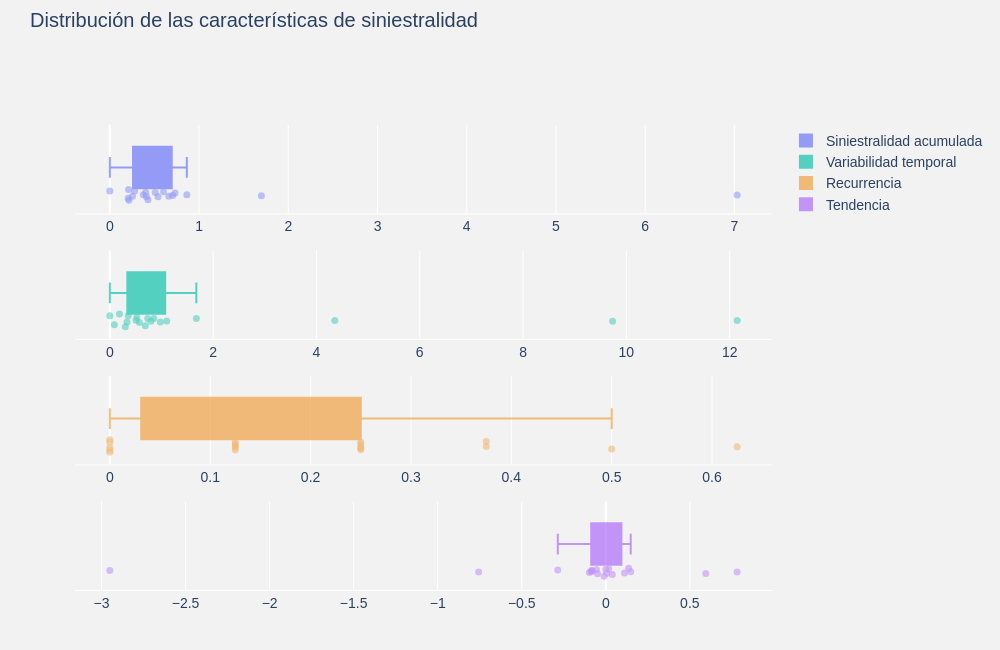

This figure's notebook cell:
### Markdown cell above
## 3.2.3. Diagnóstico multivariado

### Code cell
# --------------------------------------------------
# Distribuciones de las características
# --------------------------------------------------

import plotly.graph_objects as go
from plotly.subplots import make_subplots

# Colores fijos para cada característica
colores_caracteristicas = {
    "Siniestralidad acumulada": "#636EFA",
    "Variabilidad temporal": "#00BFA6",
    "Recurrencia": "#EF9B38",
    "Tendencia": "#AB63FA"
}

# Crear figura con cuatro filas independientes
fig = make_subplots(
    rows=4,
    cols=1,
    shared_xaxes=False,
    vertical_spacing=0.08
)

# Crear un boxplot horizontal por característica
for i, (columna, color) in enumerate(
    colores_caracteristicas.items(), start=1
):
    fig.add_trace(
        go.Box(
            x=caracteristicas[columna],
            orientation="h",
            name=columna,
            boxpoints="all",
            jitter=0.4,
            pointpos=-1.3,
            line=dict(color=color, width=2),
            marker=dict(color=color, size=7, opacity=0.6),
            fillcolor=color,
            opacity=0.65,
            showlegend=True,
            # Identificar cada tipo de embarcación
        customdata=caracteristicas.index.to_numpy().reshape(-1, 1),
        hoveron="points",
        hovertemplate="<b>Tipo:</b> %{customdata[0]}<br><b>Valor:</b> %{x:.4f}<extra></extra>"

        ),
        row=i,
        col=1
    )

# Diseño general
fig.update_layout(
    template="plotly",
    title=dict(
        text="Distribución de las características de siniestralidad",
        x=0.03,
        y=0.98,
        font=dict(size=20)
    ),
    paper_bgcolor="#F2F2F2",
    plot_bgcolor="#F2F2F2",
    font=dict(
        family="Arial",
        size=14,
        color="#2A4163"
    ),
    margin=dict(l=75, r=50, b=60, t=125),
    height=650,
    width=1000
)


# Escala y cuadrícula independiente para cada característica
fig.update_xaxes(
    matches=None,
    showgrid=True,
    gridcolor="white",
    gridwidth=1,
    zeroline=True,
    showline=True
)

fig.update_yaxes(
    showgrid=False,
    showticklabels=False,
    zeroline=True,
    title=None
)


fig.show()

### Figure 1 — Plotly figure (JSON) as saved in the notebook; plotly's stock layout.template omitted (floating-point values rounded to 4 significant figures)
{"data": [{"boxpoints": "all", "customdata": [["abastecedor"], ["atunero"], ["barcaza o chalan"], ["buque-tanque"], ["buque-tanque petrolero y productos derivados"], ["camaronero"], ["carguero a granel"], ["carguero general"], ["dragas"], ["embarcacion de investigacion"], ["escamero"], ["ferry-transbordador"], ["lancha"], ["otro tipo de embarcacion"], ["pesca multiple"], ["remolcador"], ["sardinero o anchovetero"], ["velero"], ["yate"]], "fillcolor": "#636EFA", "hoveron": "points", "hovertemplate": "<b>Tipo:</b> %{customdata[0]}<br><b>Valor:</b> %{x:.4f}<extra></extra>", "jitter": 0.4, "line": {"color": "#636EFA", "width": 2}, "marker": {"color": "#636EFA", "opacity": 0.6, "size": 7}, "name": "Siniestralidad acumulada", "opacity": 0.65, "orientation": "h", "pointpos": -1.3, "showlegend": true, "type": "box", "x": [0.2774, 0.8627, 0.2143, 7.031, 0.2045, 0.3754, 0.0, 0.2538, 1.698, 0.4096, 0.2097, 0.402, 0.5398, 0.7302, 0.7042, 0.5091, 0.6013, 0.4274, 0.6612], "xaxis": "x", "yaxis": "y"}, {"boxpoints": "all", "customdata": [["abastecedor"], ["atunero"], ["barcaza o chalan"], ["buque-tanque"], ["buque-tanque petrolero y productos derivados"], ["camaronero"], ["carguero a granel"], ["carguero general"], ["dragas"], ["embarcacion de investigacion"], ["escamero"], ["ferry-transbordador"], ["lancha"], ["otro tipo de embarcacion"], ["pesca multiple"], ["remolcador"], ["sardinero o anchovetero"], ["velero"], ["yate"]], "fillcolor": "#00BFA6", "hoveron": "points", "hovertemplate": "<b>Tipo:</b> %{customdata[0]}<br><b>Valor:</b> %{x:.4f}<extra></extra>", "jitter": 0.4, "line": {"color": "#00BFA6", "width": 2}, "marker": {"color": "#00BFA6", "opacity": 0.6, "size": 7}, "name": "Variabilidad temporal", "opacity": 0.65, "orientation": "h", "pointpos": -1.3, "showlegend": true, "type": "box", "x": [0.1863, 1.675, 0.9791, 12.14, 0.686, 0.3559, 0.0, 0.5213, 4.356, 0.5706, 0.3327, 0.2989, 0.7965, 9.734, 0.8515, 1.102, 0.7324, 0.5081, 0.0874], "xaxis": "x2", "yaxis": "y2"}, {"boxpoints": "all", "customdata": [["abastecedor"], ["atunero"], ["barcaza o chalan"], ["buque-tanque"], ["buque-tanque petrolero y productos derivados"], ["camaronero"], ["carguero a granel"], ["carguero general"], ["dragas"], ["embarcacion de investigacion"], ["escamero"], ["ferry-transbordador"], ["lancha"], ["otro tipo de embarcacion"], ["pesca multiple"], ["remolcador"], ["sardinero o anchovetero"], ["velero"], ["yate"]], "fillcolor": "#EF9B38", "hoveron": "points", "hovertemplate": "<b>Tipo:</b> %{customdata[0]}<br><b>Valor:</b> %{x:.4f}<extra></extra>", "jitter": 0.4, "line": {"color": "#EF9B38", "width": 2}, "marker": {"color": "#EF9B38", "opacity": 0.6, "size": 7}, "name": "Recurrencia", "opacity": 0.65, "orientation": "h", "pointpos": -1.3, "showlegend": true, "type": "box", "x": [0.0, 0.375, 0.25, 0.625, 0.125, 0.125, 0.0, 0.125, 0.375, 0.25, 0.0, 0.0, 0.25, 0.5, 0.25, 0.125, 0.25, 0.125, 0.0], "xaxis": "x3", "yaxis": "y3"}, {"boxpoints": "all", "customdata": [["abastecedor"], ["atunero"], ["barcaza o chalan"], ["buque-tanque"], ["buque-tanque petrolero y productos derivados"], ["camaronero"], ["carguero a granel"], ["carguero general"], ["dragas"], ["embarcacion de investigacion"], ["escamero"], ["ferry-transbordador"], ["lancha"], ["otro tipo de embarcacion"], ["pesca multiple"], ["remolcador"], ["sardinero o anchovetero"], ["velero"], ["yate"]], "fillcolor": "#AB63FA", "hoveron": "points", "hovertemplate": "<b>Tipo:</b> %{customdata[0]}<br><b>Valor:</b> %{x:.4f}<extra></extra>", "jitter": 0.4, "line": {"color": "#AB63FA", "width": 2}, "marker": {"color": "#AB63FA", "opacity": 0.6, "size": 7}, "name": "Tendencia", "opacity": 0.65, "orientation": "h", "pointpos": -1.3, "showlegend": true, "type": "box", "x": [0.03863, 0.5948, 0.005527, -2.95, 0.1112, -0.08775, 0.0, -0.09742, -0.7566, -0.08094, -0.05556, 0.01709, -0.04941, 0.7814, 0.136, -0.2858, -0.08387, 0.1483, -0.01006], "xaxis": "x4", "yaxis": "y4"}], "layout": {"font": {"color": "#2A4163", "family": "Arial", "size": 14}, "height": 650, "margin": {"b": 60, "l": 75, "r": 50, "t": 125}, "paper_bgcolor": "#F2F2F2", "plot_bgcolor": "#F2F2F2", "title": {"font": {"size": 20}, "text": "Distribución de las características de siniestralidad", "x": 0.03, "y": 0.98}, "width": 1000, "xaxis": {"anchor": "y", "domain": [0, 1], "gridcolor": "white", "gridwidth": 1, "showgrid": true, "showline": true, "zeroline": true}, "xaxis2": {"anchor": "y2", "domain": [0, 1], "gridcolor": "white", "gridwidth": 1, "showgrid": true, "showline": true, "zeroline": true}, "xaxis3": {"anchor": "y3", "domain": [0, 1], "gridcolor": "white", "gridwidth": 1, "showgrid": true, "showline": true, "zeroline": true}, "xaxis4": {"anchor": "y4", "domain": [0, 1], "gridcolor": "white", "gridwidth": 1, "showgrid": true, "showline": true, "zeroline": true}, "yaxis": {"anchor": "x", "domain": [0.81, 1], "showgrid": false, "showticklabels": false, "title": {}, "zeroline": true}, "yaxis2": {"anchor": "x2", "domain": [0.54, 0.73], "showgrid": false, "showticklabels": false, "title": {}, "zeroline": true}, "yaxis3": {"anchor": "x3", "domain": [0.27, 0.46], "showgrid": false, "showticklabels": false, "title": {}, "zeroline": true}, "yaxis4": {"anchor": "x4", "domain": [0, 0.19], "showgrid": false, "showticklabels": false, "title": {}, "zeroline": true}}}
